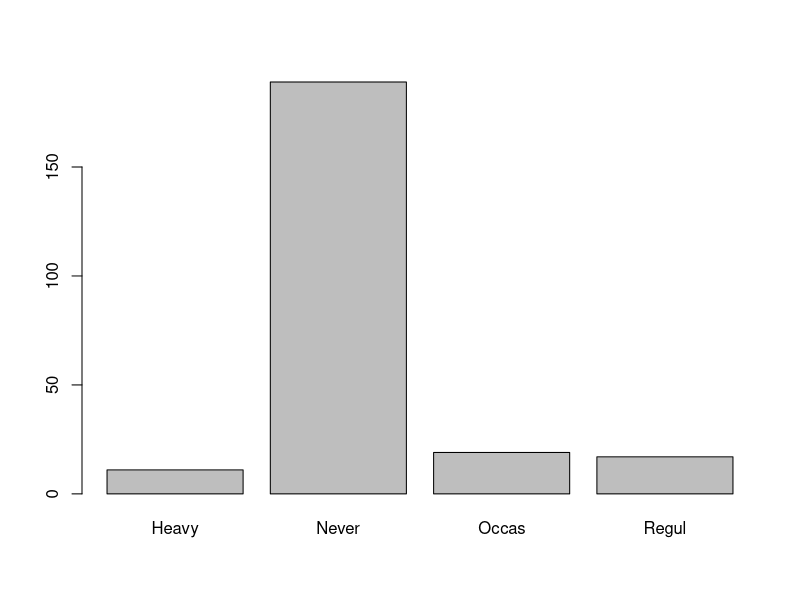
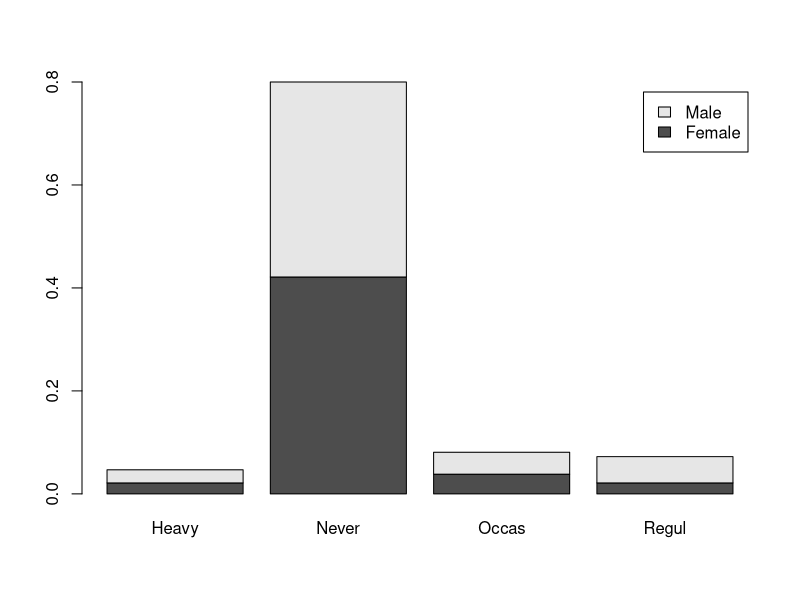
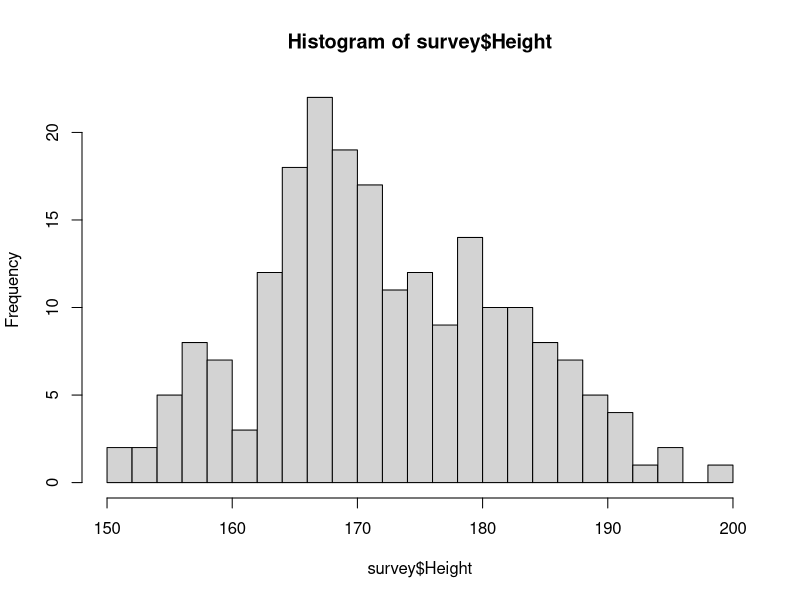
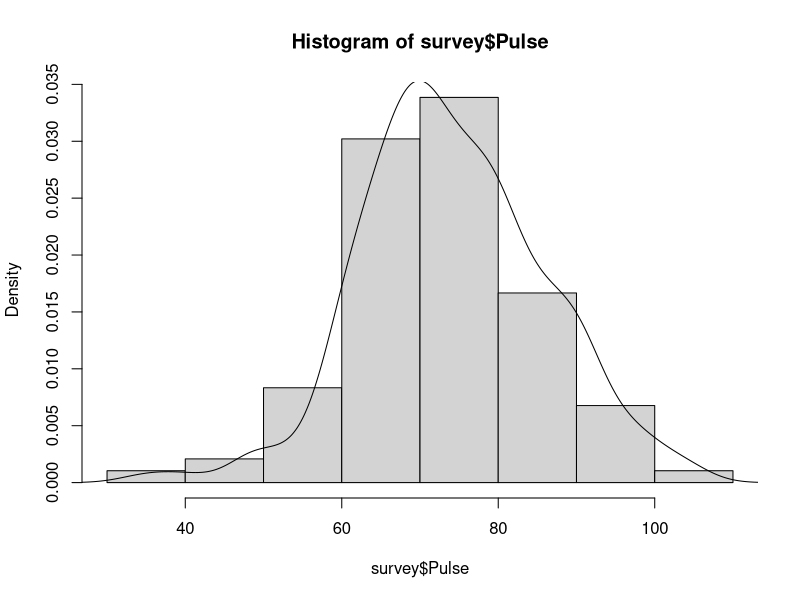
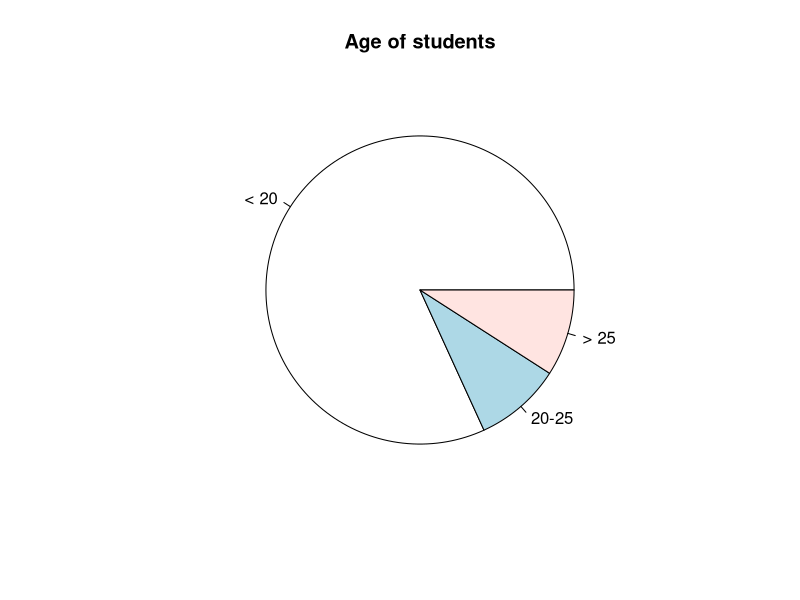
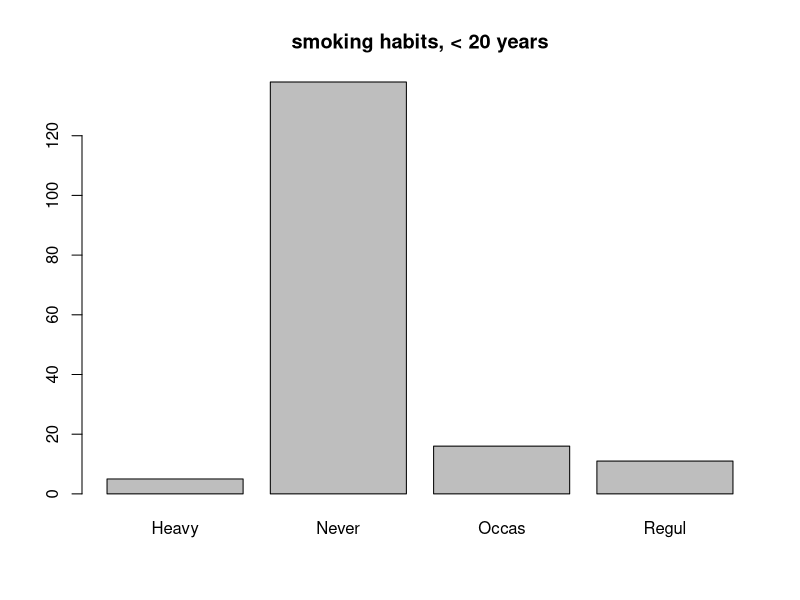
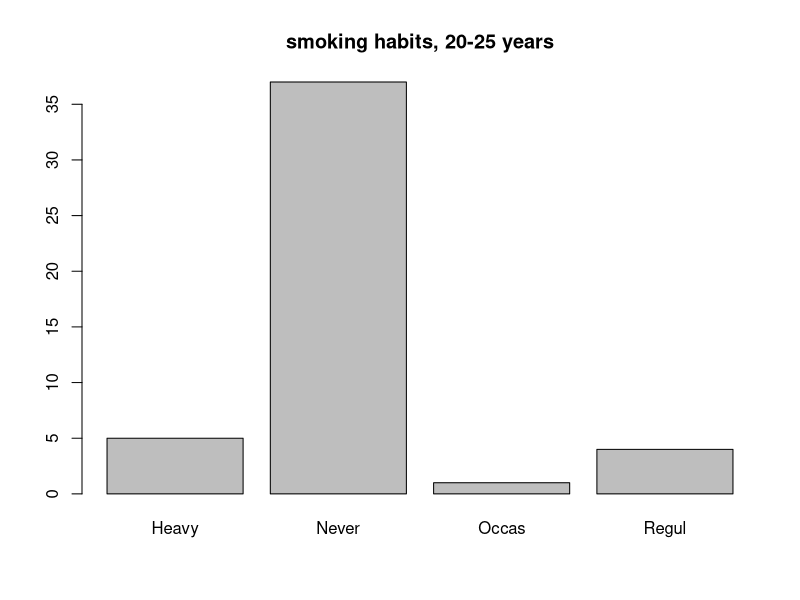
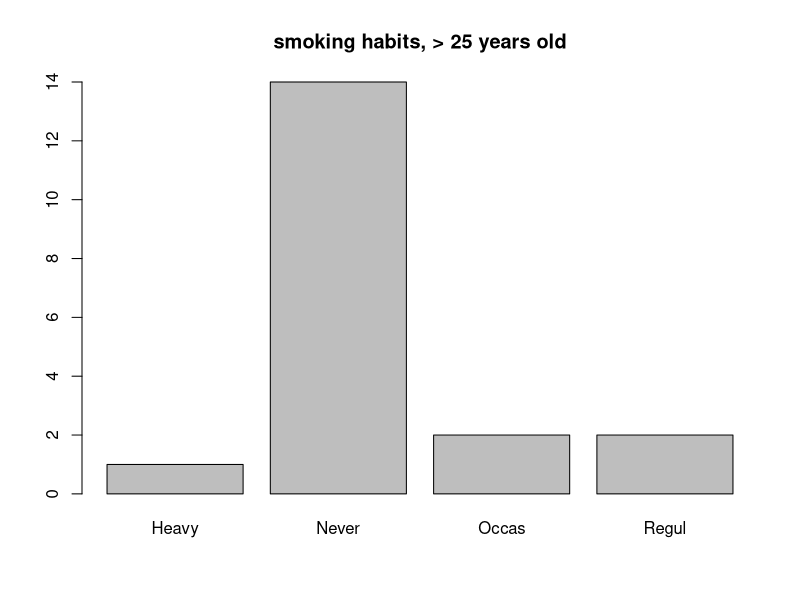

These figures' R source, in order:
## ---- chunk 1
knitr::opts_chunk$set(echo = TRUE)
## ---- chunk 2
library(MASS)

#намираме първо всички стойности в колоната Smoke
unique(survey$Smoke)

#Задача 1
#вероятноста случайно избран човек да е редовен пушач
sum(survey$Smoke == 'Regul', na.rm = TRUE)/nrow(survey)

maleSmokers = sum(survey$Smoke == 'Regul' & survey$Sex == 'Male', na.rm = TRUE)

#вероятността случайно избран човек да е мъж и редовен пушач
maleSmokers/nrow(survey)

#броят на всички мъже
maleNumber = sum(survey$Sex == 'Male', na.rm = TRUE)

#вероятността случайно избран мъж да е редовен пушач
maleSmokers/maleNumber

#броят на всички редовни пушачи
regulCount = sum(survey$Smoke == 'Regul', na.rm = TRUE)

#вероятноста случайно избран редовен пушач да е мъж
maleSmokers/regulCount


#втори начин със позлване на prop.table()

#вероятността случайно избран човек да е редовен пушач
table = prop.table(table(survey$Smoke),)
table['Regul']

#вероятността случайно избран човек да е мъж и редовен пушач
table = prop.table(table(survey$Sex,survey$Smoke),)
table['Male', 'Regul']

#вероятносттa мъж да е редовен пушач
table = prop.table(table(survey$Sex,survey$Smoke), 1)
table['Male', 'Regul']

#вероятността редовен пушач да е мъж:
table = prop.table(table(survey$Sex,survey$Smoke), 2)
table['Male','Regul']

#Зад 2
#барплот на броя на типовете пушачи
barplot(table(survey$Smoke))

#пушене в зависимост от пола
table = prop.table(table(survey$Sex,survey$Smoke),)
barplot(table, legend.text = TRUE)

#Зад 3
#некви статистики
summary(survey$Height)
heightMean = mean(survey$Height, na.rm = TRUE)
heightSd = sd(survey$Height, na.rm = TRUE)


maleHeights = survey[survey$Sex == 'Male', 'Height']
summary(maleHeights)
sd(maleHeights, na.rm = TRUE)

femaleHeights = survey[survey$Sex == 'Female', 'Height']
summary(femaleHeights)
sd(femaleHeights, na.rm = TRUE)

#каква част от студентите се различават от ср. височина с <= 1 стандартно отклонение?
sum(abs(survey$Height - heightMean) <= heightSd, na.rm = TRUE)/sum(!is.na(survey$Height))

#Зад 4
hist(survey$Height, breaks = 20)

#Зад 5
#хистограма на пулса на студентите
hist(survey$Pulse, prob = TRUE)

#графика плътността на разпределението на пулса 
lines(density(survey$Pulse, na.rm = TRUE))

#Зад 6
group1 = survey[survey$Age < 20,]
group2 = survey[survey$Age >= 20 & survey$Age < 25,]
group3 = survey[survey$Age >= 25,]

pie(x = c(nrow(group1), nrow(group3), nrow(group3)), labels = c('< 20', '20-25', '> 25'), main = 'Age of students')

barplot(table(group1$Smoke), main = 'smoking habits, < 20 years')
barplot(table(group2$Smoke), main = 'smoking habits, 20-25 years')
barplot(table(group3$Smoke), main = 'smoking habits, > 25 years old')
